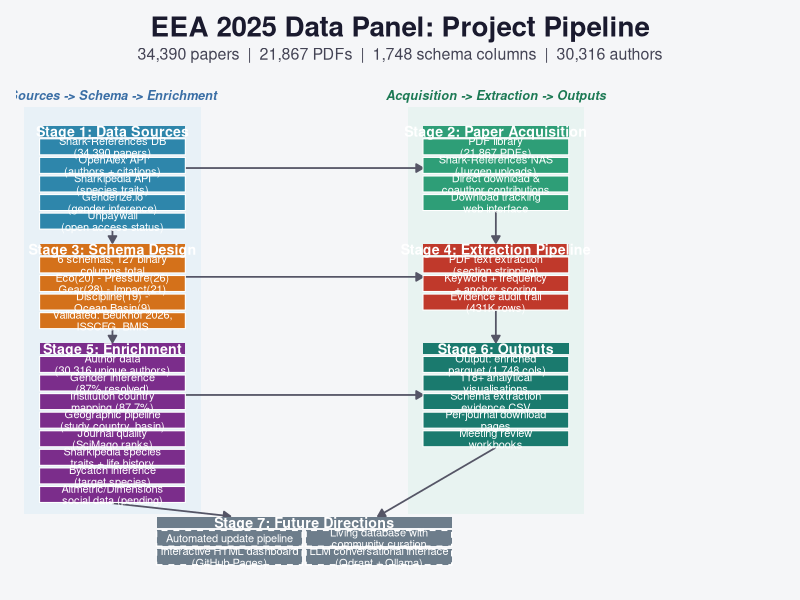
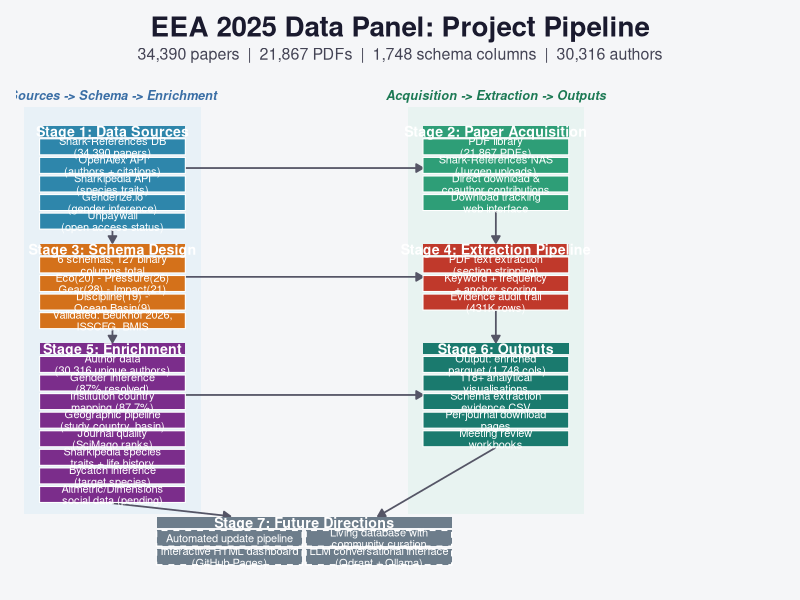

These charts were generated, in order, by the following R code:
## viz_pipeline_diagram.R
## EEA 2025 Data Panel — Project Pipeline Diagram
## Pure ggplot2 implementation using geom_rect, geom_segment, geom_text
## Output: outputs/figures/pipeline_diagram.{png,pdf}

library(ggplot2)

## -- Colour palette -----------------------------------------------------------
COL_SOURCE  <- "#2E86AB"   # blue       Stage 1: Data Sources
COL_ACQUIRE <- "#2E9E77"   # green      Stage 2: Paper Acquisition
COL_SCHEMA  <- "#D4711A"   # orange     Stage 3: Schema Design
COL_EXTRACT <- "#C0392B"   # red        Stage 4: Extraction Pipeline
COL_ENRICH  <- "#7B2D8B"   # purple     Stage 5: Enrichment
COL_OUTPUT  <- "#1A7A6E"   # teal       Stage 6: Outputs
COL_FUTURE  <- "#6D7D8B"   # slate-grey Stage 7: Future

COL_BG      <- "#F5F6F8"

## -- Layout constants ---------------------------------------------------------
BOX_W     <- 3.8   # box width
BOX_H     <- 0.60  # box height (each item)
BOX_VGAP  <- 0.10  # vertical gap between item boxes
HDR_H     <- 0.42  # stage header block height
STAGE_GAP <- 0.08  # gap between header bottom and first item (shrunk per tweak 4)
COL_GAP   <- 0.55  # space above stage N header (grown per tweak 4)

X_L <- 0.6          # left column x start
X_R <- 10.6         # right column x start
TOP <- 21.2         # y of top of Stage 1 & 2 header tops

## -- Helper: build item boxes for one stage -----------------------------------
make_boxes <- function(stage_id, x_left, y_hdr_top, items, fill_col) {
  n <- length(items)
  item_tops <- y_hdr_top - HDR_H - STAGE_GAP -
    (seq_len(n) - 1) * (BOX_H + BOX_VGAP)
  data.frame(
    stage = stage_id,
    label = items,
    xmin  = x_left,
    xmax  = x_left + BOX_W,
    ymin  = item_tops - BOX_H,
    ymax  = item_tops,
    xctr  = x_left + BOX_W / 2,
    yctr  = item_tops - BOX_H / 2,
    fill  = fill_col,
    stringsAsFactors = FALSE
  )
}

## Stage total height (header + items)
stage_total_h <- function(n_items) {
  HDR_H + STAGE_GAP + n_items * BOX_H + (n_items - 1) * BOX_VGAP
}

## -- Stage y_hdr_top values ---------------------------------------------------
N1 <- 5; N2 <- 4; N3 <- 4; N4 <- 3; N5 <- 8; N6 <- 5

yt1 <- TOP
yt2 <- TOP
yt3 <- yt1 - stage_total_h(N1) - COL_GAP
yt4 <- yt3                                  # Stage 4 aligned with Stage 3
yt5 <- yt3 - stage_total_h(N3) - COL_GAP
yt6 <- yt5                                  # Stage 6 aligned with Stage 5
## Stage 7 starts below the lower of stages 5 and 6
yt7 <- min(yt5 - stage_total_h(N5), yt6 - stage_total_h(N6)) - COL_GAP

## -- Stage 1: Data Sources ----------------------------------------------------
s1 <- make_boxes(1, X_L, yt1,
  c("Shark-References DB\n(34,390 papers)",
    "OpenAlex API\n(authors + citations)",
    "Sharkipedia API\n(species traits)",
    "Genderize.io\n(gender inference)",
    "Unpaywall\n(open access status)"),
  COL_SOURCE)

## -- Stage 2: Paper Acquisition -----------------------------------------------
s2 <- make_boxes(2, X_R, yt2,
  c("PDF library\n(21,867 PDFs)",
    "Shark-References NAS\n(Jurgen uploads)",
    "Direct download &\ncoauthor contributions",
    "Download tracking\nweb interface"),
  COL_ACQUIRE)

## -- Stage 3: Schema Design ---------------------------------------------------
s3 <- make_boxes(3, X_L, yt3,
  c("6 schemas, 127 binary\ncolumns total",
    "Eco(20) - Pressure(26)\nGear(28) - Impact(21)",
    "Discipline(19) -\nOcean Basin(9)",
    "Validated: Beukhof 2026,\nISSCFG, BMIS"),
  COL_SCHEMA)

## -- Stage 4: Extraction Pipeline (3 items, tweak 3) --------------------------
s4 <- make_boxes(4, X_R, yt4,
  c("PDF text extraction\n(section stripping)",
    "Keyword + frequency\n+ anchor scoring",
    "Evidence audit trail\n(431K rows)"),
  COL_EXTRACT)

## -- Stage 5: Enrichment (6 items, tweak 1 adds Altmetric) --------------------
s5 <- make_boxes(5, X_L, yt5,
  c("Author data\n(30,316 unique authors)",
    "Gender inference\n(87% resolved)",
    "Institution country\nmapping (87.7%)",
    "Geographic pipeline\n(study country, basin)",
    "Journal quality\n(SciMago ranks)",
    "Sharkipedia species\ntraits + life history",
    "Bycatch inference\n(target species)",
    "Altmetric/Dimensions\nsocial data (pending)"),
  COL_ENRICH)

## -- Stage 6: Outputs (5 items, tweak 2+3: moved parquet here, 118+) ----------
s6 <- make_boxes(6, X_R, yt6,
  c("Output: enriched\n.parquet (1,748 cols)",
    "118+ analytical\nvisualisations",
    "Schema extraction\nevidence CSV",
    "Per-journal download\npages",
    "Meeting review\nworkbooks"),
  COL_OUTPUT)

## -- Stage 7: Future Directions (2x2 layout, tweaks 6+8) ---------------------
## Tweak 6: normal width, centred
## Tweak 8: 2x2 layout with equal horizontal and vertical spacing

s7_vgap  <- BOX_VGAP           # vertical gap between rows (same as elsewhere)
s7_hgap  <- BOX_VGAP           # horizontal gap = vertical gap (tweak 8)
s7_bw    <- BOX_W              # same box width as other stages
s7_total_w <- 2 * s7_bw + s7_hgap
s7_x_centre <- (X_L + X_R + BOX_W) / 2
s7_x_left  <- s7_x_centre - s7_total_w / 2
s7_x_right <- s7_x_left + s7_bw + s7_hgap

yt7_item_top <- yt7 - HDR_H - STAGE_GAP

s7_items <- c(
  "Automated update pipeline",
  "Living database with\ncommunity curation",
  "Interactive HTML dashboard\n(GitHub Pages)",
  "LLM conversational interface\n(Qdrant + Ollama)"
)

## Row 1: items 1 (left) and 2 (right)
## Row 2: items 3 (left) and 4 (right)
s7 <- data.frame(
  stage = 7L,
  label = s7_items,
  xmin  = c(s7_x_left, s7_x_right, s7_x_left, s7_x_right),
  xmax  = c(s7_x_left + s7_bw, s7_x_right + s7_bw,
            s7_x_left + s7_bw, s7_x_right + s7_bw),
  ymin  = c(yt7_item_top - BOX_H,
            yt7_item_top - BOX_H,
            yt7_item_top - 2 * BOX_H - s7_vgap,
            yt7_item_top - 2 * BOX_H - s7_vgap),
  ymax  = c(yt7_item_top,
            yt7_item_top,
            yt7_item_top - BOX_H - s7_vgap,
            yt7_item_top - BOX_H - s7_vgap),
  fill  = COL_FUTURE,
  stringsAsFactors = FALSE
)
s7$xctr <- (s7$xmin + s7$xmax) / 2
s7$yctr <- (s7$ymin + s7$ymax) / 2

## Combine all boxes
all_boxes <- rbind(s1, s2, s3, s4, s5, s6, s7)

## -- Stage headers ------------------------------------------------------------
hdr_solo <- data.frame(
  label = c("Stage 1: Data Sources",
            "Stage 2: Paper Acquisition",
            "Stage 3: Schema Design",
            "Stage 4: Extraction Pipeline",
            "Stage 5: Enrichment",
            "Stage 6: Outputs"),
  xmin  = c(X_L, X_R, X_L, X_R, X_L, X_R),
  xmax  = c(X_L, X_R, X_L, X_R, X_L, X_R) + BOX_W,
  ymin  = c(yt1, yt2, yt3, yt4, yt5, yt6) - HDR_H,
  ymax  = c(yt1, yt2, yt3, yt4, yt5, yt6),
  xctr  = c(X_L, X_R, X_L, X_R, X_L, X_R) + BOX_W / 2,
  yctr  = c(yt1, yt2, yt3, yt4, yt5, yt6) - HDR_H / 2,
  fill  = c(COL_SOURCE, COL_ACQUIRE, COL_SCHEMA,
            COL_EXTRACT, COL_ENRICH, COL_OUTPUT),
  stringsAsFactors = FALSE
)

## Stage 7 header: normal width, centred (tweak 6)
hdr_s7 <- data.frame(
  label = "Stage 7: Future Directions",
  xmin  = s7_x_left,
  xmax  = s7_x_right + s7_bw,
  ymin  = yt7 - HDR_H,
  ymax  = yt7,
  xctr  = s7_x_centre,
  yctr  = yt7 - HDR_H / 2,
  fill  = COL_FUTURE,
  stringsAsFactors = FALSE
)

## -- Arrows -------------------------------------------------------------------
## Tweak 4: vertical arrows go to the STAGE HEADER box, not to first item
## Tweak 5: S5 & S6 arrows go to the Stage 7 header box

x_l_mid <- X_L + BOX_W / 2
x_r_mid <- X_R + BOX_W / 2

## Vertical midpoints of each stage (header + items combined)
s1_vmid <- (yt1 + min(s1$ymin)) / 2
s2_vmid <- (yt2 + min(s2$ymin)) / 2
s3_vmid <- (yt3 + min(s3$ymin)) / 2
s4_vmid <- (yt4 + min(s4$ymin)) / 2
s5_vmid <- (yt5 + min(s5$ymin)) / 2
s6_vmid <- (yt6 + min(s6$ymin)) / 2

## Horizontal arrows at the vertical centre of the RIGHT stage (shorter one)
## so the arrow intersects the down-arrow at its midpoint
h_y_12 <- s2_vmid    # S1->S2: centre of S2
h_y_34 <- s4_vmid    # S3->S4: centre of S4
h_y_56 <- s6_vmid    # S5->S6: centre of S6

arrows_df <- data.frame(
  x    = c(
    ## Left-column vertical arrows (to stage header boxes)
    x_l_mid,                         # S1 bottom -> S3 header top
    x_l_mid,                         # S3 bottom -> S5 header top
    ## Right-column vertical arrows
    x_r_mid,                         # S2 bottom -> S4 header top
    x_r_mid,                         # S4 bottom -> S6 header top
    ## Horizontal cross arrows
    X_L + BOX_W,                     # S1 -> S2
    X_L + BOX_W,                     # S3 -> S4
    X_L + BOX_W,                     # S5 -> S6
    ## S5 & S6 -> S7 header
    x_l_mid,                         # S5 bottom -> S7 header top
    x_r_mid                          # S6 bottom -> S7 header top
  ),
  y    = c(
    min(s1$ymin) - 0.03,
    min(s3$ymin) - 0.03,
    min(s2$ymin) - 0.03,
    min(s4$ymin) - 0.03,
    h_y_12,
    h_y_34,
    h_y_56,
    min(s5$ymin) - 0.03,
    min(s6$ymin) - 0.03
  ),
  xend = c(
    x_l_mid,
    x_l_mid,
    x_r_mid,
    x_r_mid,
    X_R,
    X_R,
    X_R,
    s7_x_centre - s7_total_w / 4,
    s7_x_centre + s7_total_w / 4
  ),
  yend = c(
    yt3 + 0.03,                      # -> S3 header top
    yt5 + 0.03,                      # -> S5 header top
    yt4 + 0.03,                      # -> S4 header top
    yt6 + 0.03,                      # -> S6 header top
    h_y_12,                           # horizontal: same y
    h_y_34,
    h_y_56,
    yt7 + 0.03,                      # -> S7 header top
    yt7 + 0.03
  ),
  stringsAsFactors = FALSE
)

## -- Canvas limits ------------------------------------------------------------
y_lo <- min(s7$ymin) - 0.7
y_hi <- TOP + 1.6

## -- Build ggplot -------------------------------------------------------------
p <- ggplot() +
  theme_void() +
  theme(
    plot.background  = element_rect(fill = COL_BG, colour = NA),
    panel.background = element_rect(fill = COL_BG, colour = NA),
    plot.title    = element_text(
      size = 20, face = "bold", colour = "#1A1A2E",
      hjust = 0.5, margin = margin(b = 3)),
    plot.subtitle = element_text(
      size = 11.5, colour = "#444455",
      hjust = 0.5, margin = margin(b = 14)),
    plot.margin   = margin(12, 12, 12, 12)
  ) +
  labs(
    title    = "EEA 2025 Data Panel: Project Pipeline",
    subtitle = "34,390 papers  |  21,867 PDFs  |  1,748 schema columns  |  30,316 authors"
  ) +
  coord_cartesian(xlim = c(0, 20), ylim = c(y_lo, y_hi), expand = FALSE) +

  ## -- Subtle column lane shading ---------------------------------------------
  annotate("rect",
    xmin = X_L - 0.4, xmax = X_L + BOX_W + 0.4,
    ymin = yt7 + 0.1, ymax = y_hi - 0.9,
    fill = "#D6E8F5", colour = NA, alpha = 0.4) +
  annotate("rect",
    xmin = X_R - 0.4, xmax = X_R + BOX_W + 0.4,
    ymin = yt7 + 0.1, ymax = y_hi - 0.9,
    fill = "#D5EFE6", colour = NA, alpha = 0.4) +

  ## -- Column lane labels -----------------------------------------------------
  annotate("text",
    x = X_L + BOX_W / 2, y = y_hi - 0.45,
    label = "Sources -> Schema -> Enrichment",
    colour = "#3A6EA5", size = 3.2, fontface = "bold.italic", hjust = 0.5) +
  annotate("text",
    x = X_R + BOX_W / 2, y = y_hi - 0.45,
    label = "Acquisition -> Extraction -> Outputs",
    colour = "#1D7A55", size = 3.2, fontface = "bold.italic", hjust = 0.5) +

  ## -- Arrows (behind boxes) --------------------------------------------------
  geom_segment(
    data = arrows_df,
    aes(x = x, y = y, xend = xend, yend = yend),
    arrow     = arrow(length = unit(0.20, "cm"), type = "closed"),
    colour    = "#555566",
    linewidth = 0.6,
    lineend   = "butt"
  ) +

  ## -- Stage header boxes (stages 1-6) ----------------------------------------
  geom_rect(
    data = hdr_solo,
    aes(xmin = xmin, xmax = xmax, ymin = ymin, ymax = ymax, fill = fill),
    colour = NA, show.legend = FALSE
  ) +
  ## Stage 7 header
  geom_rect(
    data = hdr_s7,
    aes(xmin = xmin, xmax = xmax, ymin = ymin, ymax = ymax),
    fill = COL_FUTURE, colour = NA
  ) +

  ## -- Item boxes (stages 1-6, solid) -----------------------------------------
  geom_rect(
    data = all_boxes[all_boxes$stage != 7L, ],
    aes(xmin = xmin, xmax = xmax, ymin = ymin, ymax = ymax, fill = fill),
    colour = "white", linewidth = 0.35, show.legend = FALSE
  ) +

  ## -- Stage 7 item boxes (dashed) --------------------------------------------
  geom_rect(
    data = all_boxes[all_boxes$stage == 7L, ],
    aes(xmin = xmin, xmax = xmax, ymin = ymin, ymax = ymax),
    fill = COL_FUTURE, colour = "white",
    linewidth = 0.5, linetype = "dashed", show.legend = FALSE
  ) +

  ## -- Item box labels --------------------------------------------------------
  geom_text(
    data = all_boxes,
    aes(x = xctr, y = yctr, label = label),
    colour = "white", size = 2.8, lineheight = 0.88,
    hjust = 0.5, fontface = "plain"
  ) +

  ## -- Stage header labels (1-6) ----------------------------------------------
  geom_text(
    data = hdr_solo,
    aes(x = xctr, y = yctr, label = label),
    colour = "white", size = 3.6, fontface = "bold", hjust = 0.5
  ) +
  ## Stage 7 header label
  annotate("text",
    x = hdr_s7$xctr, y = hdr_s7$yctr,
    label = "Stage 7: Future Directions",
    colour = "white", size = 3.6, fontface = "bold", hjust = 0.5
  ) +

  scale_fill_identity()

## -- Save ---------------------------------------------------------------------
out_dir <- file.path(
  "/media/simon/data/Documents/Si Work/PostDoc Work/EEA/2025/Data Panel",
  "outputs", "figures"
)

ggsave(file.path(out_dir, "pipeline_diagram.png"), plot = p,
       width = 18, height = 14, dpi = 300, bg = "white")
ggsave(file.path(out_dir, "pipeline_diagram.pdf"), plot = p,
       width = 18, height = 14, bg = "white", device = "pdf")

cat("Saved pipeline_diagram.png and .pdf\n")
